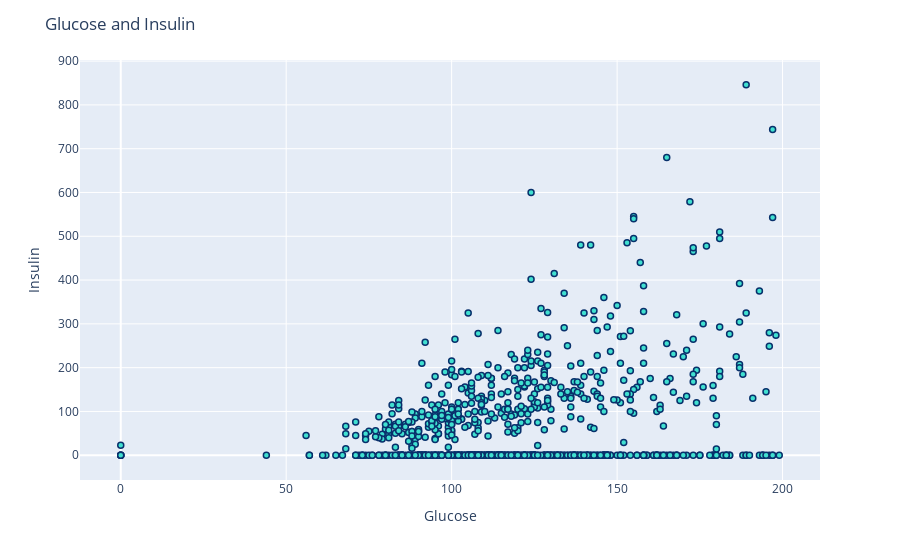

Source (notebook cell):
### Code cell
#Visualize Glucose Levels and Insulin
fig = px.scatter(df, x='Glucose', y='Insulin')
fig.update_traces(marker_color="turquoise",marker_line_color='rgb(8,48,107)',
                  marker_line_width=1.5)
fig.update_layout(title_text='Glucose and Insulin')
fig.show()

### Figure 1 — Plotly figure (JSON) as saved in the notebook; plotly's stock layout.template omitted (floating-point values rounded to 4 significant figures; data arrays with more than 128 entries replaced by an {"elided": "..."} marker saying what was removed)
{"data": [{"hovertemplate": "Glucose=%{x}<br>Insulin=%{y}<extra></extra>", "legendgroup": "", "marker": {"color": "turquoise", "line": {"color": "rgb(8,48,107)", "width": 1.5}, "symbol": "circle"}, "mode": "markers", "name": "", "orientation": "v", "showlegend": false, "type": "scatter", "x": {"elided": "768 int values"}, "xaxis": "x", "y": {"elided": "768 int values"}, "yaxis": "y"}], "layout": {"legend": {"tracegroupgap": 0}, "margin": {"t": 60}, "title": {"text": "Glucose and Insulin"}, "xaxis": {"anchor": "y", "domain": [0, 1], "title": {"text": "Glucose"}}, "yaxis": {"anchor": "x", "domain": [0, 1], "title": {"text": "Insulin"}}}}
